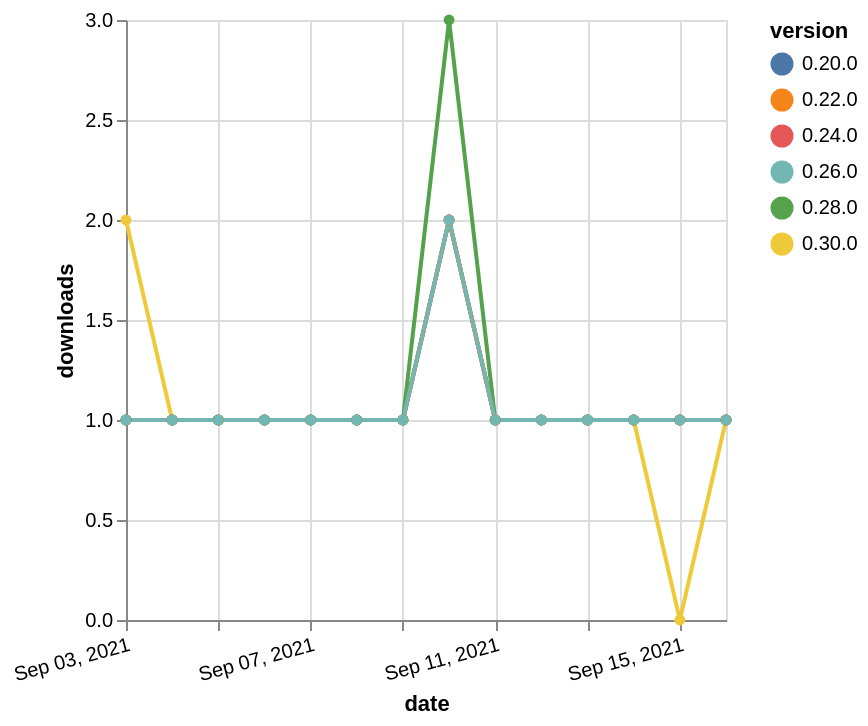

Vega-Lite specification stored for this chart:
### Vega-Lite specification from a JSON file in a GitHub repository (floating-point values rounded to 4 significant figures)
{"$schema": "https://vega.github.io/schema/vega-lite/v5.json", "description": "A simple bar chart with embedded data.", "data": {"values": [{"date": "2021-09-03", "total": 211, "delta": 1, "version": "0.20.0"}, {"date": "2021-09-04", "total": 212, "delta": 1, "version": "0.20.0"}, {"date": "2021-09-05", "total": 213, "delta": 1, "version": "0.20.0"}, {"date": "2021-09-06", "total": 214, "delta": 1, "version": "0.20.0"}, {"date": "2021-09-07", "total": 215, "delta": 1, "version": "0.20.0"}, {"date": "2021-09-08", "total": 216, "delta": 1, "version": "0.20.0"}, {"date": "2021-09-09", "total": 217, "delta": 1, "version": "0.20.0"}, {"date": "2021-09-10", "total": 219, "delta": 2, "version": "0.20.0"}, {"date": "2021-09-11", "total": 220, "delta": 1, "version": "0.20.0"}, {"date": "2021-09-12", "total": 221, "delta": 1, "version": "0.20.0"}, {"date": "2021-09-13", "total": 222, "delta": 1, "version": "0.20.0"}, {"date": "2021-09-14", "total": 223, "delta": 1, "version": "0.20.0"}, {"date": "2021-09-15", "total": 224, "delta": 1, "version": "0.20.0"}, {"date": "2021-09-16", "total": 225, "delta": 1, "version": "0.20.0"}, {"date": "2021-09-03", "total": 179, "delta": 1, "version": "0.22.0"}, {"date": "2021-09-04", "total": 180, "delta": 1, "version": "0.22.0"}, {"date": "2021-09-05", "total": 181, "delta": 1, "version": "0.22.0"}, {"date": "2021-09-06", "total": 182, "delta": 1, "version": "0.22.0"}, {"date": "2021-09-07", "total": 183, "delta": 1, "version": "0.22.0"}, {"date": "2021-09-08", "total": 184, "delta": 1, "version": "0.22.0"}, {"date": "2021-09-09", "total": 185, "delta": 1, "version": "0.22.0"}, {"date": "2021-09-10", "total": 187, "delta": 2, "version": "0.22.0"}, {"date": "2021-09-11", "total": 188, "delta": 1, "version": "0.22.0"}, {"date": "2021-09-12", "total": 189, "delta": 1, "version": "0.22.0"}, {"date": "2021-09-13", "total": 190, "delta": 1, "version": "0.22.0"}, {"date": "2021-09-14", "total": 191, "delta": 1, "version": "0.22.0"}, {"date": "2021-09-15", "total": 192, "delta": 1, "version": "0.22.0"}, {"date": "2021-09-16", "total": 193, "delta": 1, "version": "0.22.0"}, {"date": "2021-09-03", "total": 116, "delta": 2, "version": "0.30.0"}, {"date": "2021-09-04", "total": 117, "delta": 1, "version": "0.30.0"}, {"date": "2021-09-05", "total": 118, "delta": 1, "version": "0.30.0"}, {"date": "2021-09-06", "total": 119, "delta": 1, "version": "0.30.0"}, {"date": "2021-09-07", "total": 120, "delta": 1, "version": "0.30.0"}, {"date": "2021-09-08", "total": 121, "delta": 1, "version": "0.30.0"}, {"date": "2021-09-09", "total": 122, "delta": 1, "version": "0.30.0"}, {"date": "2021-09-10", "total": 124, "delta": 2, "version": "0.30.0"}, {"date": "2021-09-11", "total": 125, "delta": 1, "version": "0.30.0"}, {"date": "2021-09-12", "total": 126, "delta": 1, "version": "0.30.0"}, {"date": "2021-09-13", "total": 127, "delta": 1, "version": "0.30.0"}, {"date": "2021-09-14", "total": 128, "delta": 1, "version": "0.30.0"}, {"date": "2021-09-15", "total": 128, "delta": 0, "version": "0.30.0"}, {"date": "2021-09-16", "total": 129, "delta": 1, "version": "0.30.0"}, {"date": "2021-09-03", "total": 163, "delta": 1, "version": "0.24.0"}, {"date": "2021-09-04", "total": 164, "delta": 1, "version": "0.24.0"}, {"date": "2021-09-05", "total": 165, "delta": 1, "version": "0.24.0"}, {"date": "2021-09-06", "total": 166, "delta": 1, "version": "0.24.0"}, {"date": "2021-09-07", "total": 167, "delta": 1, "version": "0.24.0"}, {"date": "2021-09-08", "total": 168, "delta": 1, "version": "0.24.0"}, {"date": "2021-09-09", "total": 169, "delta": 1, "version": "0.24.0"}, {"date": "2021-09-10", "total": 171, "delta": 2, "version": "0.24.0"}, {"date": "2021-09-11", "total": 172, "delta": 1, "version": "0.24.0"}, {"date": "2021-09-12", "total": 173, "delta": 1, "version": "0.24.0"}, {"date": "2021-09-13", "total": 174, "delta": 1, "version": "0.24.0"}, {"date": "2021-09-14", "total": 175, "delta": 1, "version": "0.24.0"}, {"date": "2021-09-15", "total": 176, "delta": 1, "version": "0.24.0"}, {"date": "2021-09-16", "total": 177, "delta": 1, "version": "0.24.0"}, {"date": "2021-09-03", "total": 164, "delta": 1, "version": "0.28.0"}, {"date": "2021-09-04", "total": 165, "delta": 1, "version": "0.28.0"}, {"date": "2021-09-05", "total": 166, "delta": 1, "version": "0.28.0"}, {"date": "2021-09-06", "total": 167, "delta": 1, "version": "0.28.0"}, {"date": "2021-09-07", "total": 168, "delta": 1, "version": "0.28.0"}, {"date": "2021-09-08", "total": 169, "delta": 1, "version": "0.28.0"}, {"date": "2021-09-09", "total": 170, "delta": 1, "version": "0.28.0"}, {"date": "2021-09-10", "total": 173, "delta": 3, "version": "0.28.0"}, {"date": "2021-09-11", "total": 174, "delta": 1, "version": "0.28.0"}, {"date": "2021-09-12", "total": 175, "delta": 1, "version": "0.28.0"}, {"date": "2021-09-13", "total": 176, "delta": 1, "version": "0.28.0"}, {"date": "2021-09-14", "total": 177, "delta": 1, "version": "0.28.0"}, {"date": "2021-09-15", "total": 178, "delta": 1, "version": "0.28.0"}, {"date": "2021-09-16", "total": 179, "delta": 1, "version": "0.28.0"}, {"date": "2021-09-03", "total": 147, "delta": 1, "version": "0.26.0"}, {"date": "2021-09-04", "total": 148, "delta": 1, "version": "0.26.0"}, {"date": "2021-09-05", "total": 149, "delta": 1, "version": "0.26.0"}, {"date": "2021-09-06", "total": 150, "delta": 1, "version": "0.26.0"}, {"date": "2021-09-07", "total": 151, "delta": 1, "version": "0.26.0"}, {"date": "2021-09-08", "total": 152, "delta": 1, "version": "0.26.0"}, {"date": "2021-09-09", "total": 153, "delta": 1, "version": "0.26.0"}, {"date": "2021-09-10", "total": 155, "delta": 2, "version": "0.26.0"}, {"date": "2021-09-11", "total": 156, "delta": 1, "version": "0.26.0"}, {"date": "2021-09-12", "total": 157, "delta": 1, "version": "0.26.0"}, {"date": "2021-09-13", "total": 158, "delta": 1, "version": "0.26.0"}, {"date": "2021-09-14", "total": 159, "delta": 1, "version": "0.26.0"}, {"date": "2021-09-15", "total": 160, "delta": 1, "version": "0.26.0"}, {"date": "2021-09-16", "total": 161, "delta": 1, "version": "0.26.0"}]}, "width": "container", "mark": {"type": "line", "point": {"filled": true}}, "encoding": {"x": {"field": "date", "type": "temporal", "timeUnit": "yearmonthdate", "title": "date", "axis": {"labelAngle": -15}}, "y": {"field": "delta", "type": "quantitative", "title": "downloads"}, "color": {"field": "version", "type": "nominal"}, "tooltip": {"field": "delta"}}}
